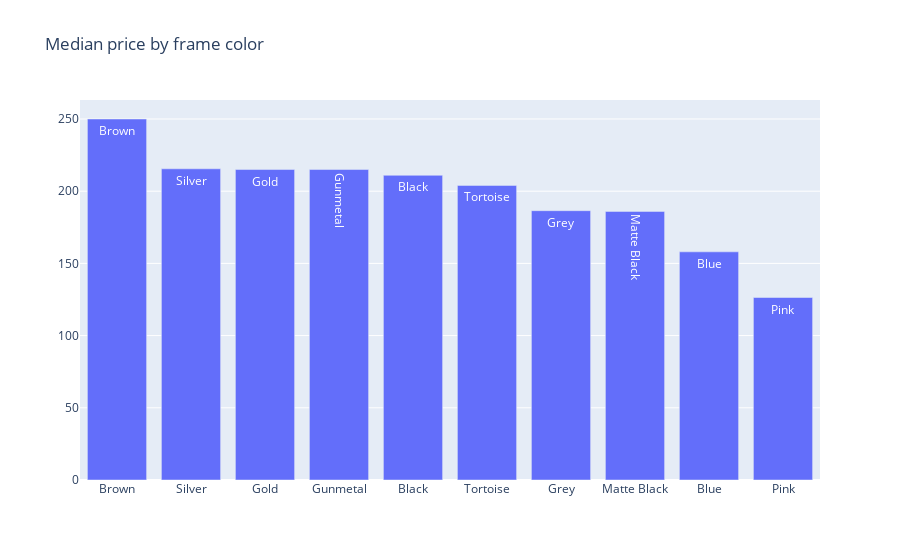

The code cell stored with this chart in its notebook:
### Code cell
data = [Bar(x=df_color['frame_color'], y=df_color['price'], text=df_color['frame_color'])]
layout = Layout(title="Median price by frame color", yaxis = None)

fig = Figure(data=data, layout=layout)

plotly.offline.iplot(fig,show_link=False)

### Figure 1 — Plotly figure (JSON) as saved in the notebook; plotly's stock layout.template omitted (floating-point values rounded to 4 significant figures)
{"data": [{"text": ["Brown", "Silver", "Gold", "Gunmetal", "Black", "Tortoise", "Grey", "Matte Black", "Blue", "Pink"], "type": "bar", "x": ["Brown", "Silver", "Gold", "Gunmetal", "Black", "Tortoise", "Grey", "Matte Black", "Blue", "Pink"], "y": [250.0, 215.5, 215, 215, 211, 204, 186.5, 186, 158, 126.4]}], "layout": {"title": {"text": "Median price by frame color"}}}
